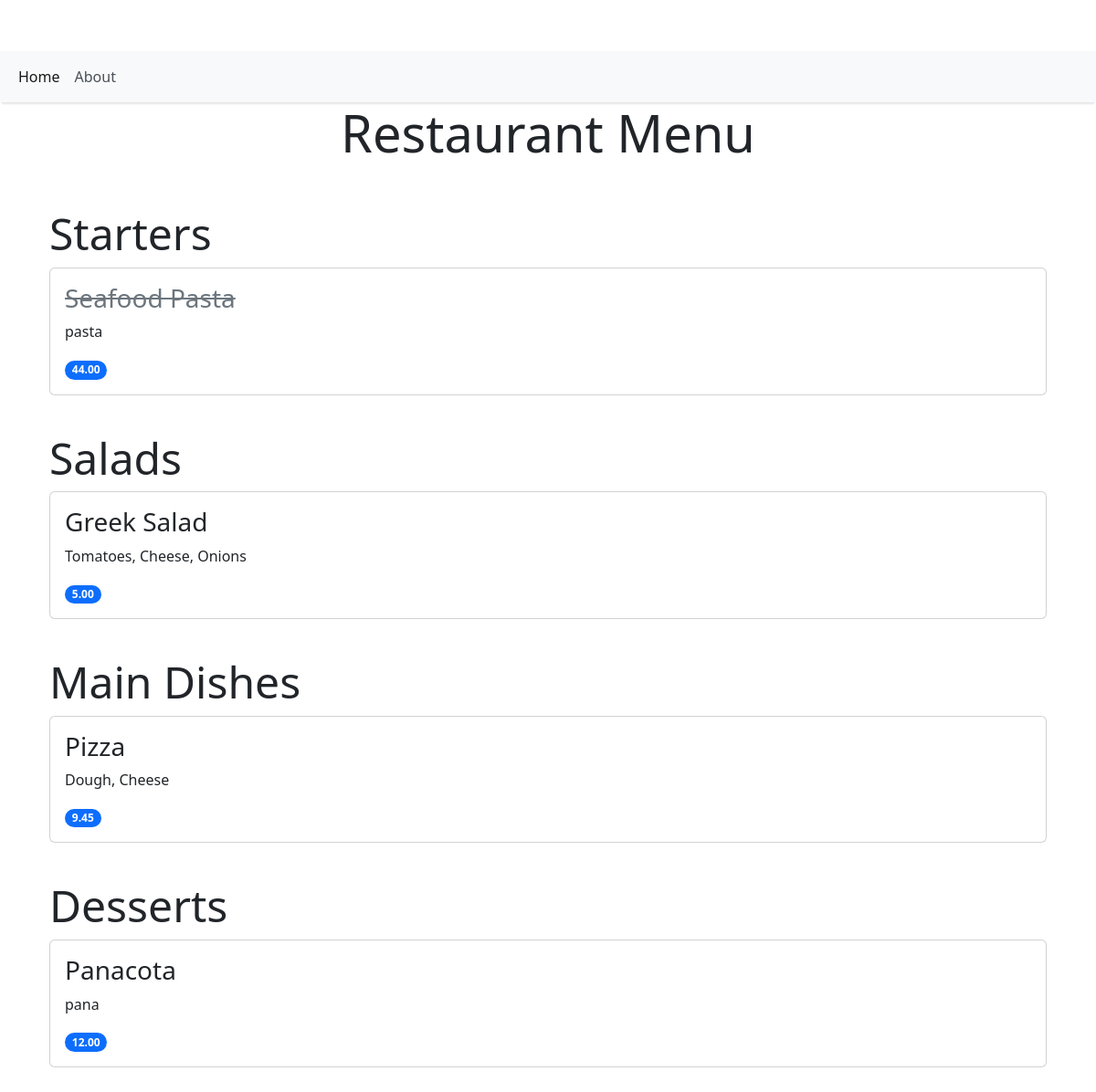
The page / on the database its author committed.
### restaurent_menu/models.py (models this page shows, shortened)
class Item(models.Model):
    meal = models.CharField(max_length=1000, unique=True)
    description = models.CharField(max_length=1000)
    price = models.DecimalField(decimal_places=2, max_digits=10)
    meal_type = models.CharField(choices=MEAL_TYPE, max_length=100)
    author = models.ForeignKey(User, on_delete=models.PROTECT) # CSCADE will delete all meals, SET_NULL, PROTECT
    status = models.IntegerField(choices=STATUS, default=1)
    date_created = models.DateTimeField(auto_now_add=True)
    date_updated = models.DateTimeField(auto_now=True)

### restaurent_menu/views.py (the view)
# urls.py: path('', views.MenuList.as_view(), name='home'), # as_view render the class
class MenuList(generic.ListView):
    queryset = Item.objects.order_by("date_created")
    template_name = 'index.html'
    def get_context_data(self, **kwargs):
        context = super().get_context_data(**kwargs)
        context['meals'] = MEAL_TYPE
        return context

### templates/index.html
{% extends 'base.html' %}
{% block content %}
<div class="container">
  <h1 class="display-4 text-center mb-5">Restaurant Menu</h1>
  <ul class="list-group list-group-flush">
    {% for meal in meals %}
      <div class="mb-4">
        <h2 class="display-5">{{ meal.1 }}</h2>
        {% for row in item_list %}
          {% if row.meal_type == meal.0 %}
            <div class="card mb-3">
              <div class="card-body">
                <a href="{% url 'details' row.pk %}" class="text-decoration-none text-dark">
                  <h3 class="card-title {% if row.status == 0 %}text-muted{% endif %}">
                    {% if row.status == 0 %}<del>{% endif %}
                    {{ row.meal }}
                    {% if row.status == 0 %}</del>{% endif %}
                  </h3>
                </a>
                <p class="card-text">{{ row.description }}</p>
                <p class="card-text"><span class="badge bg-primary rounded-pill">{{ row.price }}</span></p>
              </div>
            </div>
          {% endif %}
        {% endfor %}
      </div>
    {% endfor %}
  </ul>
</div>
{% endblock content %}

### templates/base.html (shortened to what this page needs)
<!DOCTYPE html>
<html lang="en">
<head>
    <link href="https://cdn.jsdelivr.net/npm/bootstrap@5.2.0-beta1/dist/css/bootstrap.min.css" rel="stylesheet">
</head>
<body>
    <nav class="navbar navbar-expand-lg">
        <div class="container-fluid">
            <div class="collapse navbar-collapse" id="navbarNav">
                <ul class="navbar-nav">
                    <li class="nav-item">
                        <a class="nav-link active" aria-current="page" href="{% url 'home' %}">Home</a>
                    </li>
                    <li class="nav-item">
                        <a class="nav-link" aria-current="page" href="{% url 'about' %}">About</a>
                    </li>
                </ul>
            </div>
        </div>
    </nav>
    <div class="container content-container">
        {% block content %}
        {% endblock content %}
    </div>
</body>
</html>

### templates/base.html (style rules this page uses)
body { margin: 0; padding-top: 56px; }
.navbar { background-color: #f8f9fa; box-shadow: 0 4px 2px -2px rgba(0, 0, 0, 0.1); }
.navbar-nav .nav-link { color: #495057; }
.container-fluid { max-width: 1200px; }

### rows shown on the page
Item: meal "Seafood Pasta", description "pasta", price "44.00"
Item: meal "Greek Salad", description "Tomatoes, Cheese, Onions", price "5.00"
Item: meal "Pizza", description "Dough, Cheese", price "9.45"
Item: meal "Panacota", description "pana", price "12.00"

### other values the page prints
{{ meal.1 }} "Starters" "Salads" "Main Dishes" "Desserts"
